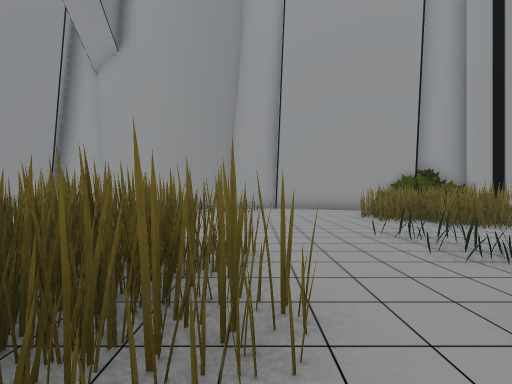
[1] (above)

22 first-person views from a walk through a scene from a Unity 3-D project. The camera is 1.5 m above the floor, looks level and sees 90° across. The floor is counted in squares, 2 m on a side. Each view is taken from the middle of a square. On the plan, view 1 faces up. The plan holds only what a view shows up to about 9 squares ahead; the rest is blank. The place goes on beyond the plan. The player is left out. Some surface patterns are stand-ins.

[2]
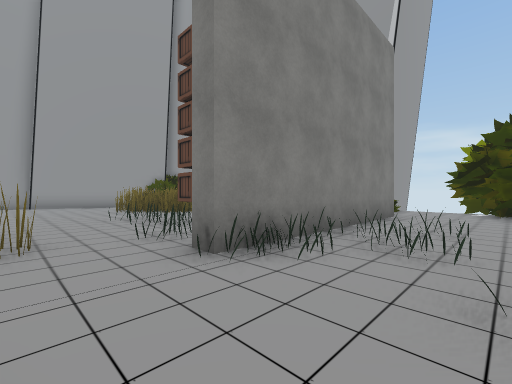

[3]
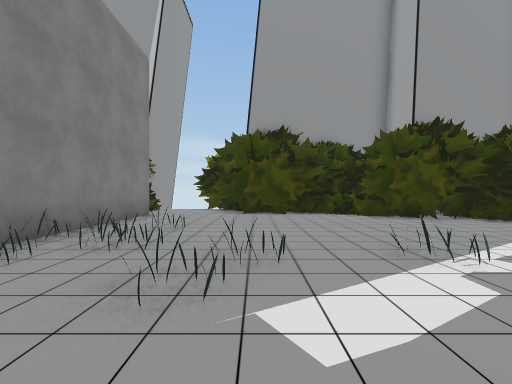

[4]
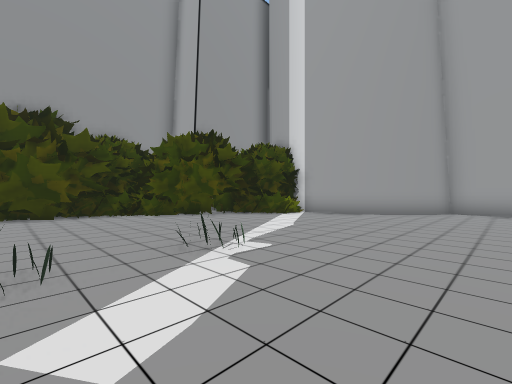

[5]
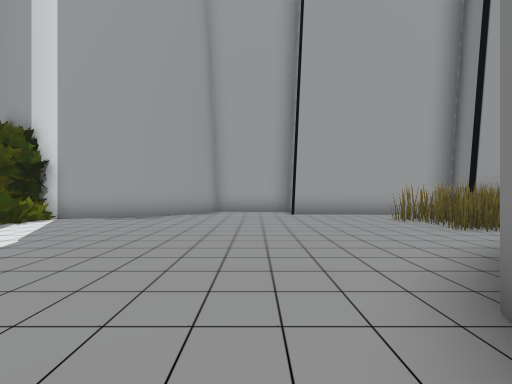

[6]
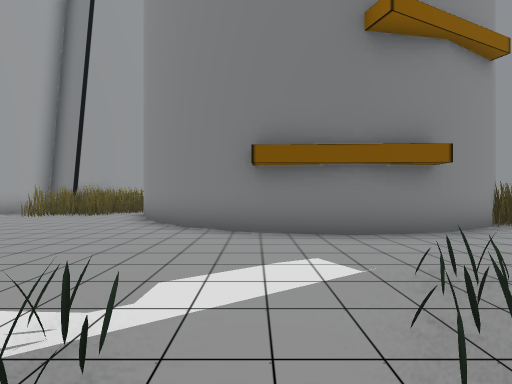

[7]
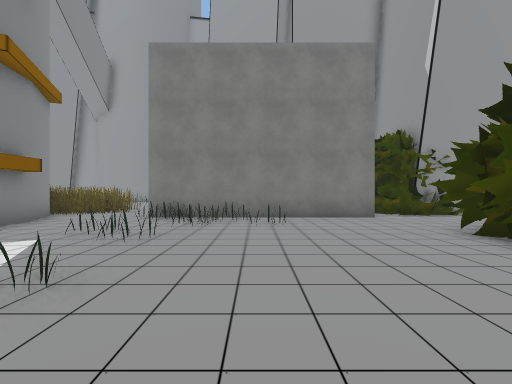

[8]
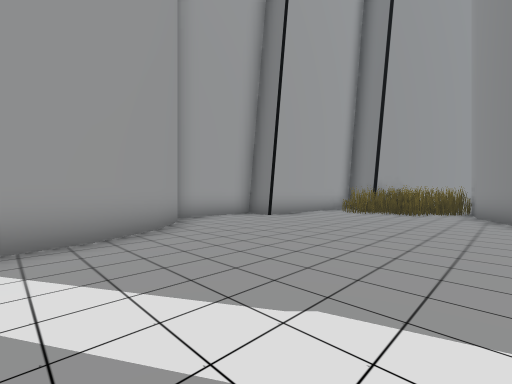

[9]
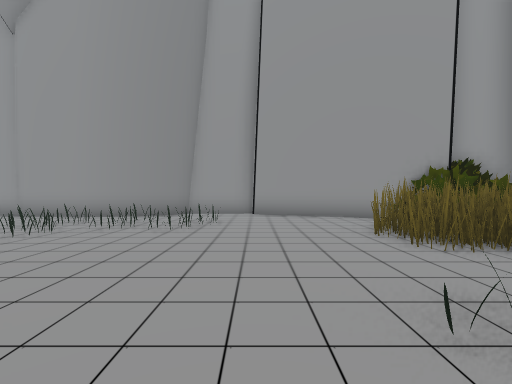

[10]
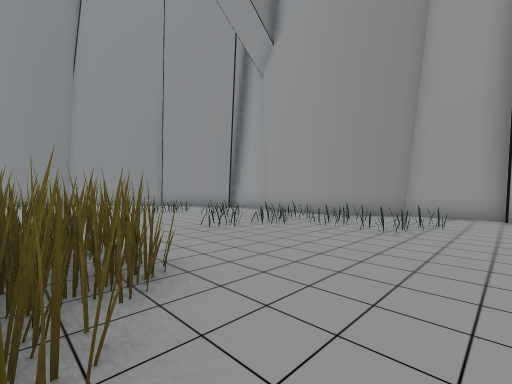

[11]
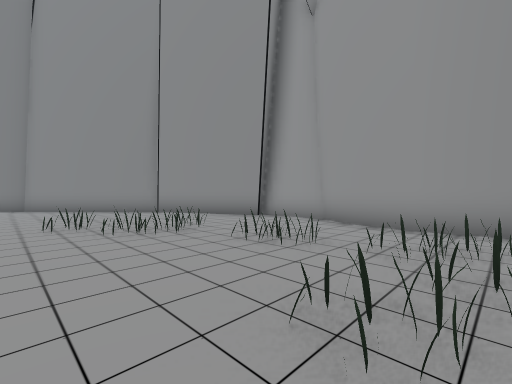

[12]
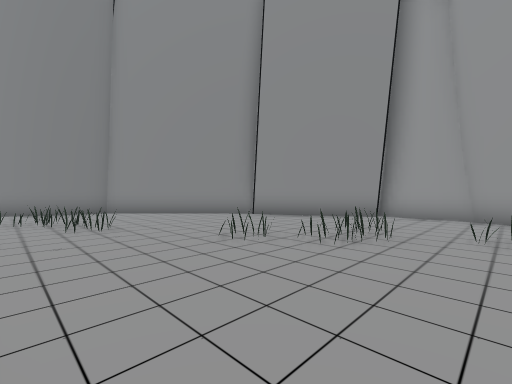

[13]
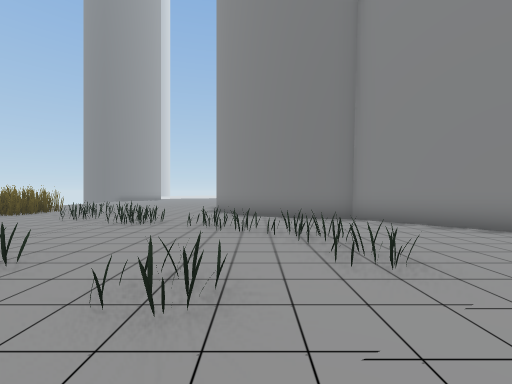

[14]
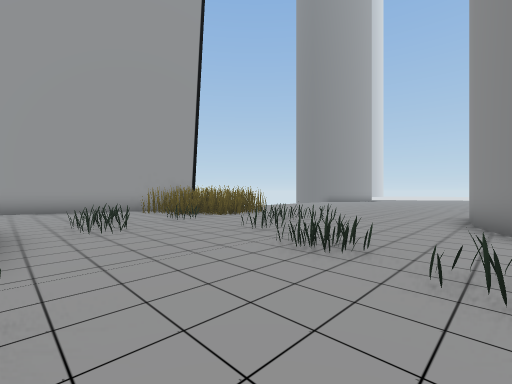

[15]
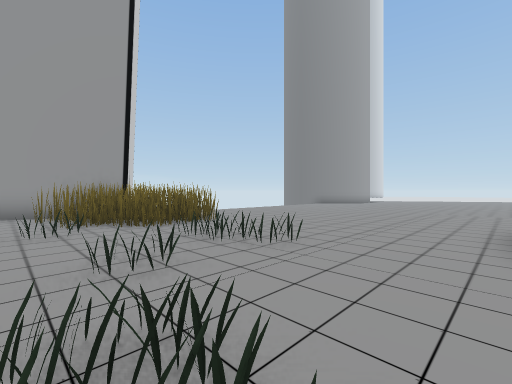

[16]
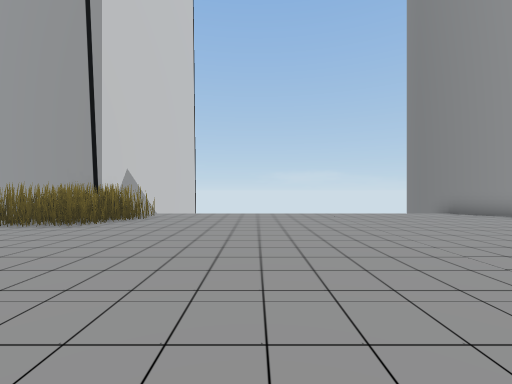

[17]
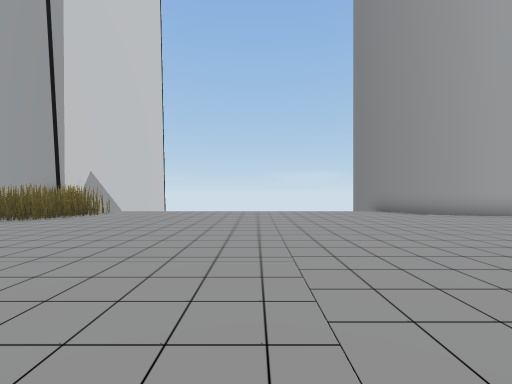

[18]
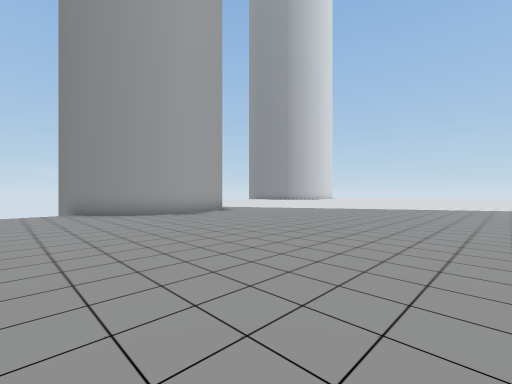

[19]
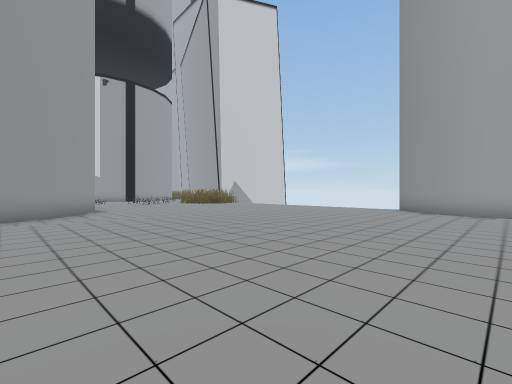

[20]
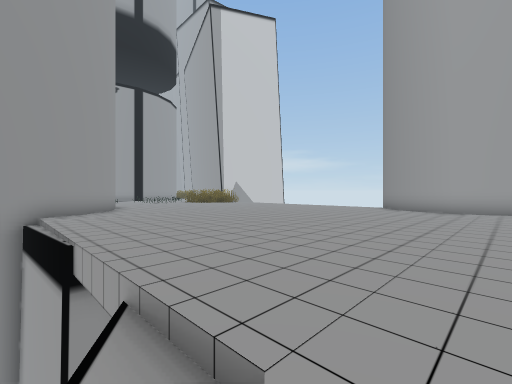

[21]
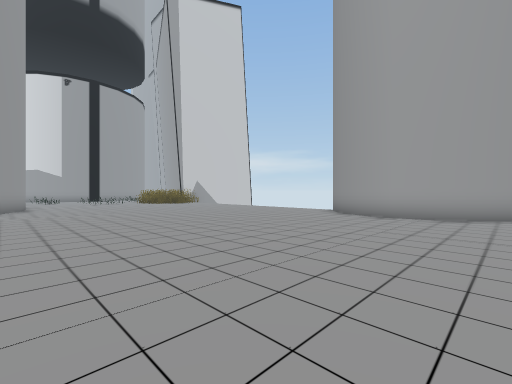

[22]
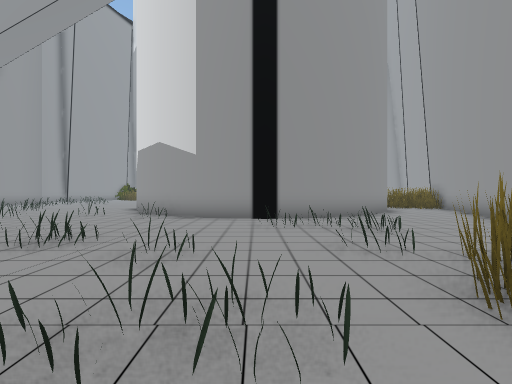

### Floor plan
Key: @ floor where view 1 was taken; # wall or solid block; . main floor; - floor 0.5 m lower than the main floor; / step, stairs or slope; = window, fence, low wall or low ledge; ^ raised ledge; v drop or lower ground; O other object.
Columns run from 35 left of view 1 to 11 right of it. Each row starts with its distance up from view 1.
 12                           ####  #######
 11                         ###..####.....###
 10                       ###...............#
  9                      ##.........OO.O...##  #
  8                     ##.....O.OOOOOO...###  #
  7                    ##......O..........###  #
  6                   ##......O....O.......###
  5  /-v     vv#      #......................
  4  .//.......#      #..OOO........###..OO.
  3  ..........##    ##..O........ #####.OOO
  2 ............######..O...O.      ####...
  1 .........................#      ##=#.O      ###
  0 ....................O..O.#       #.@.#######.#
 -1 ........................##       ##..OOO.....^
 -2 .................O.O....#         #....OO... ##
 -3 .................O....O.#         #..O......##
 -4 ................. #...O.#         #...O.... #
 -5 ................=###.O..#        ##......../#
 -6 ..##...........####=....##       #....O.... #
 -7 #####..........#####.....#      ##.........##
 -8     ###           ##......    ###.........##
 -9                    ###....   ##...........##
-10                      ####.    ##......... #
-11                         ##    ##........ ##
-12                             # ##.........#
-13                             # #.......####
-14                               ####...##
-15                                  #####

Where each view was taken, in squares from view 1:
view 1: 0 up, 0 right, facing up
view 2: 3 down, 0 right, facing up-right
view 3: 4 down, 0 right, facing right
view 4: 4 down, 0 right, facing down-right
view 5: 5 down, 0 right, facing down
view 6: 5 down, 4 right, facing left
view 7: 8 down, 5 right, facing up
view 8: 8 down, 5 right, facing down-left
view 9: 3 up, 1 right, facing up
view 10: 3 up, 1 right, facing up-left
view 11: 5 up, 3 left, facing up-left
view 12: 3 up, 6 left, facing up-left
view 13: 3 up, 9 left, facing left
view 14: 2 up, 12 left, facing down-left
view 15: 1 up, 15 left, facing down-left
view 16: 1 up, 23 left, facing down
view 17: 2 up, 25 left, facing down
view 18: 2 up, 28 left, facing down-left
view 19: 4 up, 33 left, facing down-right
view 20: 5 up, 34 left, facing down-right
view 21: 2 up, 35 left, facing down-right
view 22: 3 down, 19 left, facing right
